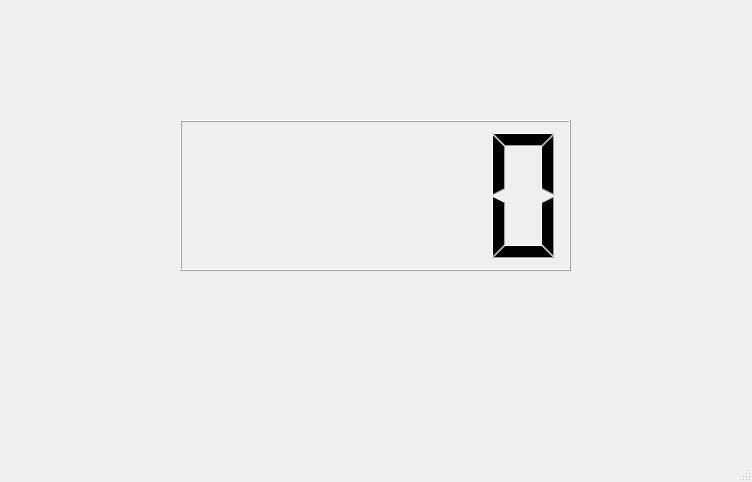
<?xml version="1.0" encoding="UTF-8"?>
<ui version="4.0">
 <class>MainWindow</class>
 <widget class="QMainWindow" name="MainWindow">
  <property name="geometry">
   <rect>
    <x>0</x>
    <y>0</y>
    <width>752</width>
    <height>482</height>
   </rect>
  </property>
  <property name="windowTitle">
   <string>MainWindow</string>
  </property>
  <widget class="QWidget" name="centralwidget">
   <widget class="QLabel" name="label">
    <property name="geometry">
     <rect>
      <x>20</x>
      <y>10</y>
      <width>121</width>
      <height>71</height>
     </rect>
    </property>
    <property name="text">
     <string/>
    </property>
    <property name="pixmap">
     <pixmap resource="../Imagenes/recursos.qrc">:/Logos/FI_LOGO.png</pixmap>
    </property>
    <property name="scaledContents">
     <bool>true</bool>
    </property>
   </widget>
   <widget class="QLabel" name="label_4">
    <property name="geometry">
     <rect>
      <x>620</x>
      <y>0</y>
      <width>121</width>
      <height>71</height>
     </rect>
    </property>
    <property name="text">
     <string/>
    </property>
    <property name="pixmap">
     <pixmap resource="../Imagenes/recursos.qrc">:/Logos/FI_LOGO.png</pixmap>
    </property>
    <property name="scaledContents">
     <bool>true</bool>
    </property>
   </widget>
   <widget class="QLabel" name="label_5">
    <property name="geometry">
     <rect>
      <x>620</x>
      <y>350</y>
      <width>121</width>
      <height>71</height>
     </rect>
    </property>
    <property name="text">
     <string/>
    </property>
    <property name="pixmap">
     <pixmap resource="../Imagenes/recursos.qrc">:/Logos/FI_LOGO.png</pixmap>
    </property>
    <property name="scaledContents">
     <bool>true</bool>
    </property>
   </widget>
   <widget class="QLCDNumber" name="lcdNumber">
    <property name="geometry">
     <rect>
      <x>180</x>
      <y>120</y>
      <width>391</width>
      <height>151</height>
     </rect>
    </property>
   </widget>
  </widget>
  <widget class="QMenuBar" name="menubar">
   <property name="geometry">
    <rect>
     <x>0</x>
     <y>0</y>
     <width>752</width>
     <height>24</height>
    </rect>
   </property>
  </widget>
  <widget class="QStatusBar" name="statusbar"/>
 </widget>
 <resources>
  <include location="../Imagenes/recursos.qrc"/>
 </resources>
 <connections/>
</ui>
